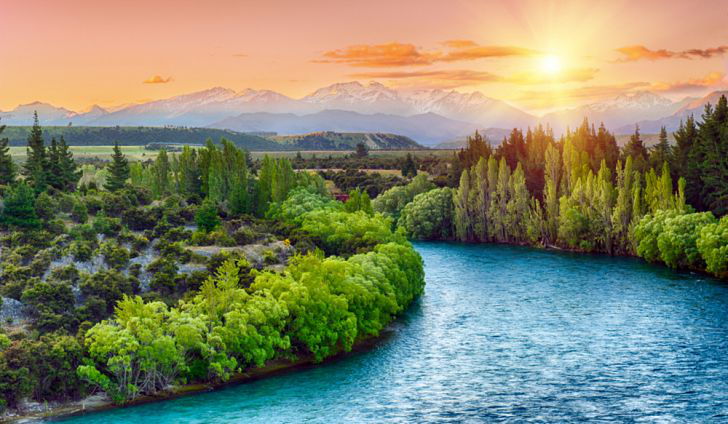
#> input picture HW0/aa.png, 728 x 424 px
$ python PCA.py
#> lines starting #> are read from the running program, lines starting #| are printed output that depends on the picture
import matplotlib.image as mpimg
import numpy as np
import matplotlib.pyplot as plt


# Data points are of format N*d


# 3 colours image
image=plt.imread("aa.png")
#> image is the input picture: shape (424, 728, 3) float32; mean R, G, B 0.506, 0.522, 0.423


print(image.shape)
#| (424, 728, 3)
X=np.reshape(image,(image.shape[0]*image.shape[1],image.shape[2]))
print(X)
#> (printed output is left out)
X1=np.mean(X,axis=0)
#> X1 = [0.506, 0.522, 0.423]
X1= X-X1

cov=np.matmul(np.transpose(X1),X1)/(X1.shape[0])
#> cov = [[0.0958, 0.0576, 0.0455], [0.0576, 0.0504, 0.0467], [0.0455, 0.0467, 0.0727]]

e_val,e_vec = np.linalg.eig(cov)
#> e_val = [0.175, 0.0374, 0.00629]; e_vec = [[-0.675, -0.634, 0.376], [-0.511, 0.0339, -0.859], [-0.532, 0.772, 0.347]]

newdata=np.matmul(X1,e_vec)

print(newdata)
#> (printed output is left out)

Xnew=np.reshape(newdata,(image.shape[0],image.shape[1],image.shape[2]))
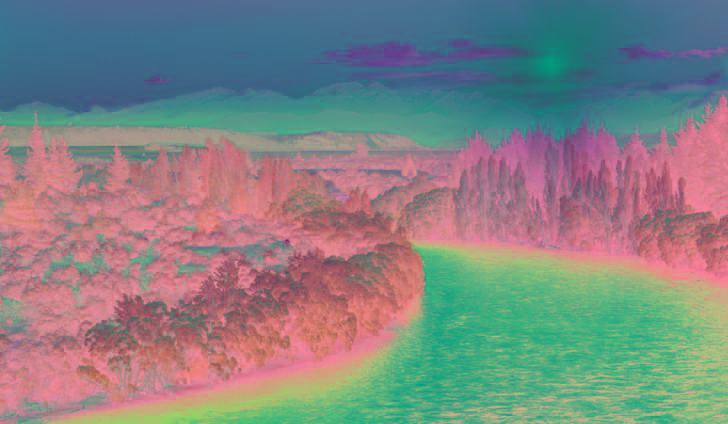
#> Xnew: shape (424, 728, 3) float64; mean R, G, B 0.000533, 4.52e-05, 9.95e-06; drawn with min black and max white
plt.imshow(Xnew)
plt.show()
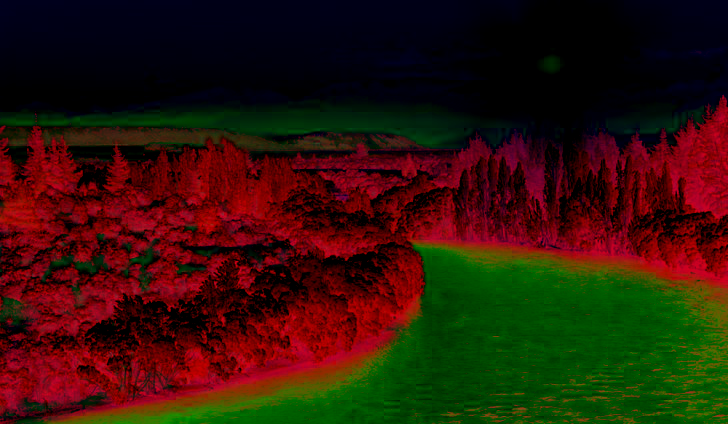
#> shown: shape (424, 728, 3) float64; mean R, G, B 0.19, 0.0793, 0.0308
